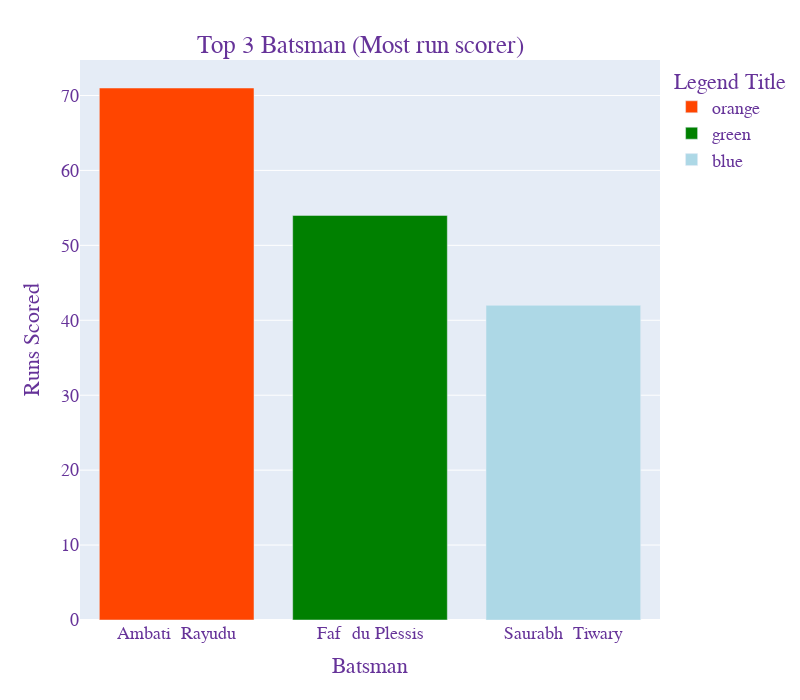

The notebook cell saved with this chart:
### Code cell
import plotly.express as px
# import plotly.graph_objs as go
# col = ['red', 'green', 'blue']
# col = {
#     'Ambati Rayudu': 'orangered',
#     'Faf du Plessis': 'green',
#     'Saurabh Tiwary': 'yellow'
# }
fig = px.bar(df2, x='PLAYER', y='Runs',
             hover_data=['POS','PLAYER', 'Runs'], color=["orange", "green", "blue"], 
        color_discrete_map={"orange":"orangered", "blue":"lightblue", "green": "green"},
                 height=700, width=800)

fig.update_layout(
#     title="Top 3 Batsman (Most run scorer)",
    xaxis_title="Batsman",
    yaxis_title="Runs Scored",
    legend_title="Legend Title",
    font=dict(
        family="Arial",
        size=18,
        color="RebeccaPurple"
    )
)

fig.update_layout(
    title={
        'text': "Top 3 Batsman (Most run scorer)",
        'y':0.95,
        'x':0.45,
        'xanchor': 'center',
        'yanchor': 'top'})

fig.show()

### Figure 1 — Plotly figure (JSON) as saved in the notebook; plotly's stock layout.template omitted (floating-point values rounded to 4 significant figures)
{"data": [{"alignmentgroup": "True", "customdata": [[1, "Ambati  Rayudu", 71]], "hovertemplate": "color=orange<br>PLAYER=%{customdata[1]}<br>Runs=%{customdata[2]}<br>POS=%{customdata[0]}<extra></extra>", "legendgroup": "orange", "marker": {"color": "orangered"}, "name": "orange", "offsetgroup": "orange", "orientation": "v", "showlegend": true, "textposition": "auto", "type": "bar", "x": ["Ambati  Rayudu"], "xaxis": "x", "y": [71], "yaxis": "y"}, {"alignmentgroup": "True", "customdata": [[2, "Faf  du Plessis", 54]], "hovertemplate": "color=green<br>PLAYER=%{customdata[1]}<br>Runs=%{customdata[2]}<br>POS=%{customdata[0]}<extra></extra>", "legendgroup": "green", "marker": {"color": "green"}, "name": "green", "offsetgroup": "green", "orientation": "v", "showlegend": true, "textposition": "auto", "type": "bar", "x": ["Faf  du Plessis"], "xaxis": "x", "y": [54], "yaxis": "y"}, {"alignmentgroup": "True", "customdata": [[3, "Saurabh  Tiwary", 42]], "hovertemplate": "color=blue<br>PLAYER=%{customdata[1]}<br>Runs=%{customdata[2]}<br>POS=%{customdata[0]}<extra></extra>", "legendgroup": "blue", "marker": {"color": "lightblue"}, "name": "blue", "offsetgroup": "blue", "orientation": "v", "showlegend": true, "textposition": "auto", "type": "bar", "x": ["Saurabh  Tiwary"], "xaxis": "x", "y": [42], "yaxis": "y"}], "layout": {"barmode": "relative", "font": {"color": "RebeccaPurple", "family": "Arial", "size": 18}, "height": 700, "legend": {"title": {"text": "Legend Title"}, "tracegroupgap": 0}, "margin": {"t": 60}, "title": {"text": "Top 3 Batsman (Most run scorer)", "x": 0.45, "xanchor": "center", "y": 0.95, "yanchor": "top"}, "width": 800, "xaxis": {"anchor": "y", "domain": [0, 1], "title": {"text": "Batsman"}}, "yaxis": {"anchor": "x", "domain": [0, 1], "title": {"text": "Runs Scored"}}}}
